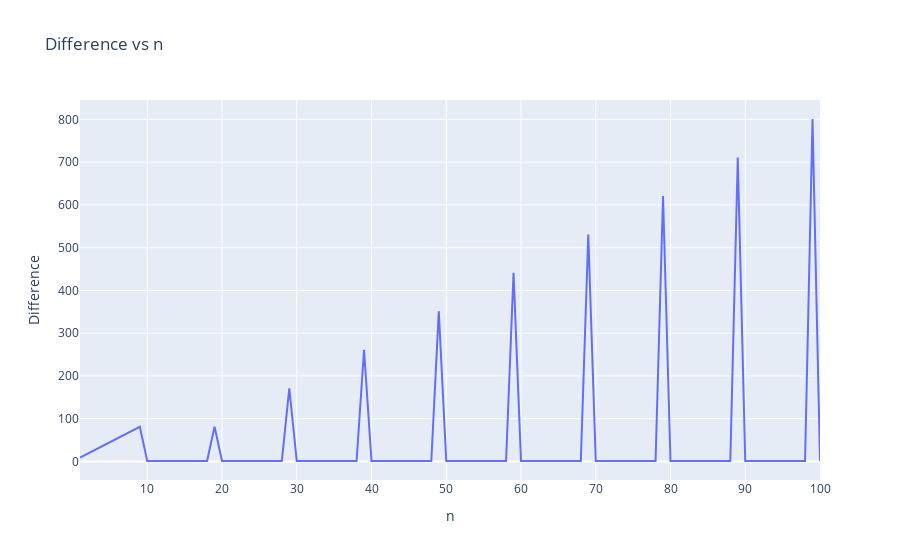

Notebook code cell kept with this figure:
### Code cell
import numpy as np
import pandas as pd

import math

def next_with_same_leading_digit(n):
    if n < 0:
        raise ValueError("Only non-negative integers are supported.")
    
    s = str(n)
    leading_digit = int(s[0])
    num_digits = len(s)

    # Smallest number with same leading digit and more than n
    # Try increasing each of the trailing digits to the minimum
    # required to get the same leading digit
    candidate = n + 1
    power = 10 ** (num_digits - 1)
    
    # The smallest number with the same leading digit and same number of digits
    min_same_leading = leading_digit * power

    # The largest number with the same leading digit and same number of digits
    max_same_leading = (leading_digit + 1) * power - 1

    if candidate <= max_same_leading:
        return candidate
    else:
        # Go to the next magnitude range
        return leading_digit * (10 ** num_digits)

arr = np.arange(1, 101).reshape(-1, 1)

next_arr = np.vectorize(next_with_same_leading_digit)(arr)

diff = next_arr - arr

df = pd.DataFrame({
    'n': arr.flatten(),
    'next_with_same_leading_digit': next_arr.flatten(),
    'difference': diff.flatten()
})
print(df)

import plotly.express as px

fig = px.line(df, x='n', y='difference', title='Difference vs n', labels={'n': 'n', 'difference': 'Difference'})
fig.show()

### Figure 1 — Plotly figure (JSON) as saved in the notebook; plotly's stock layout.template omitted (floating-point values rounded to 4 significant figures)
{"data": [{"hovertemplate": "n=%{x}<br>Difference=%{y}<extra></extra>", "legendgroup": "", "line": {"color": "#636efa", "dash": "solid"}, "marker": {"symbol": "circle"}, "mode": "lines", "name": "", "orientation": "v", "showlegend": false, "type": "scatter", "x": [1, 2, 3, 4, 5, 6, 7, 8, 9, 10, 11, 12, 13, 14, 15, 16, 17, 18, 19, 20, 21, 22, 23, 24, 25, 26, 27, 28, 29, 30, 31, 32, 33, 34, 35, 36, 37, 38, 39, 40, 41, 42, 43, 44, 45, 46, 47, 48, 49, 50, 51, 52, 53, 54, 55, 56, 57, 58, 59, 60, 61, 62, 63, 64, 65, 66, 67, 68, 69, 70, 71, 72, 73, 74, 75, 76, 77, 78, 79, 80, 81, 82, 83, 84, 85, 86, 87, 88, 89, 90, 91, 92, 93, 94, 95, 96, 97, 98, 99, 100], "xaxis": "x", "y": [9, 18, 27, 36, 45, 54, 63, 72, 81, 1, 1, 1, 1, 1, 1, 1, 1, 1, 81, 1, 1, 1, 1, 1, 1, 1, 1, 1, 171, 1, 1, 1, 1, 1, 1, 1, 1, 1, 261, 1, 1, 1, 1, 1, 1, 1, 1, 1, 351, 1, 1, 1, 1, 1, 1, 1, 1, 1, 441, 1, 1, 1, 1, 1, 1, 1, 1, 1, 531, 1, 1, 1, 1, 1, 1, 1, 1, 1, 621, 1, 1, 1, 1, 1, 1, 1, 1, 1, 711, 1, 1, 1, 1, 1, 1, 1, 1, 1, 801, 1], "yaxis": "y"}], "layout": {"legend": {"tracegroupgap": 0}, "title": {"text": "Difference vs n"}, "xaxis": {"anchor": "y", "domain": [0, 1], "title": {"text": "n"}}, "yaxis": {"anchor": "x", "domain": [0, 1], "title": {"text": "Difference"}}}}
